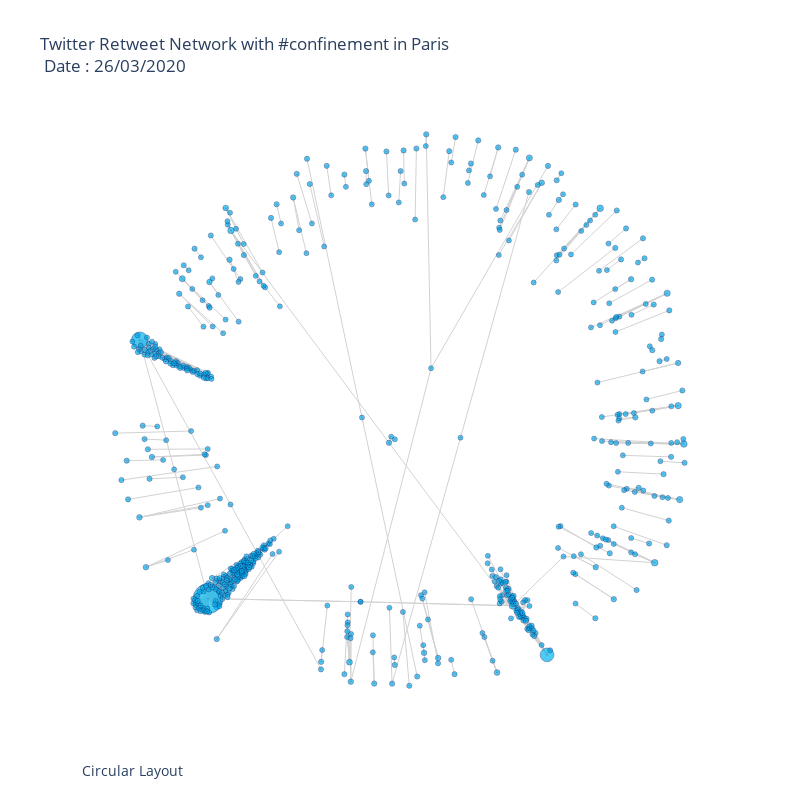

Notebook code cell kept with this figure:
### Code cell
fig1.show()

### Figure 1 — Plotly figure (JSON) as saved in the notebook; plotly's stock layout.template omitted (floating-point values rounded to 4 significant figures; data arrays with more than 128 entries replaced by an {"elided": "..."} marker saying what was removed)
{"data": [{"hoverinfo": "none", "line": {"color": "rgb(210,210,210)", "width": 1}, "mode": "lines", "type": "scatter", "x": {"elided": "1491 float values"}, "y": {"elided": "1491 float values"}}, {"hoverinfo": "text", "marker": {"color": "#01B7EF", "line": {"color": "rgb(12,12,90)", "width": 0.5}, "size": {"elided": "591 float values"}, "symbol": "circle-dot"}, "mode": "markers", "name": "net", "text": {"elided": "591 str values"}, "type": "scatter", "x": {"elided": "591 float values"}, "y": {"elided": "591 float values"}}], "layout": {"annotations": [{"font": {"size": 14}, "showarrow": false, "text": "Circular Layout", "x": 0, "xanchor": "left", "xref": "paper", "y": -0.1, "yanchor": "bottom", "yref": "paper"}], "autosize": false, "font": {"size": 12}, "height": 800, "hovermode": "closest", "paper_bgcolor": "rgba(0, 0, 0, 0)", "plot_bgcolor": "rgba(0, 0, 0, 0)", "showlegend": false, "title": {"text": "Twitter Retweet Network with #confinement in Paris<br> Date : 26/03/2020"}, "width": 800, "xaxis": {"showgrid": false, "visible": false, "zeroline": false}, "yaxis": {"showgrid": false, "visible": false, "zeroline": false}}}
